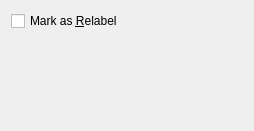
<?xml version="1.0" encoding="UTF-8"?>
<ui version="4.0">
 <class>grpDPD</class>
 <widget class="QWidget" name="grpDPD">
  <property name="geometry">
   <rect>
    <x>0</x>
    <y>0</y>
    <width>254</width>
    <height>131</height>
   </rect>
  </property>
  <property name="windowTitle">
   <string>Form</string>
  </property>
  <layout class="QVBoxLayout" name="verticalLayout">
   <item>
    <widget class="QCheckBox" name="chkDPDRelabel">
     <property name="text">
      <string>Mark as &amp;Relabel</string>
     </property>
     <property name="toolTip">
      <string>Omit the identification tag and
print at half-height;
Input is 27 characters</string>
     </property>
     <property name="checked">
      <bool>false</bool>
     </property>
    </widget>
   </item>
   <item>
    <spacer name="verticalSpacer">
     <property name="orientation">
      <enum>Qt::Vertical</enum>
     </property>
     <property name="sizeHint" stdset="0">
      <size>
       <width>20</width>
       <height>40</height>
      </size>
     </property>
    </spacer>
   </item>
  </layout>
 </widget>
 <resources/>
 <connections/>
</ui>
